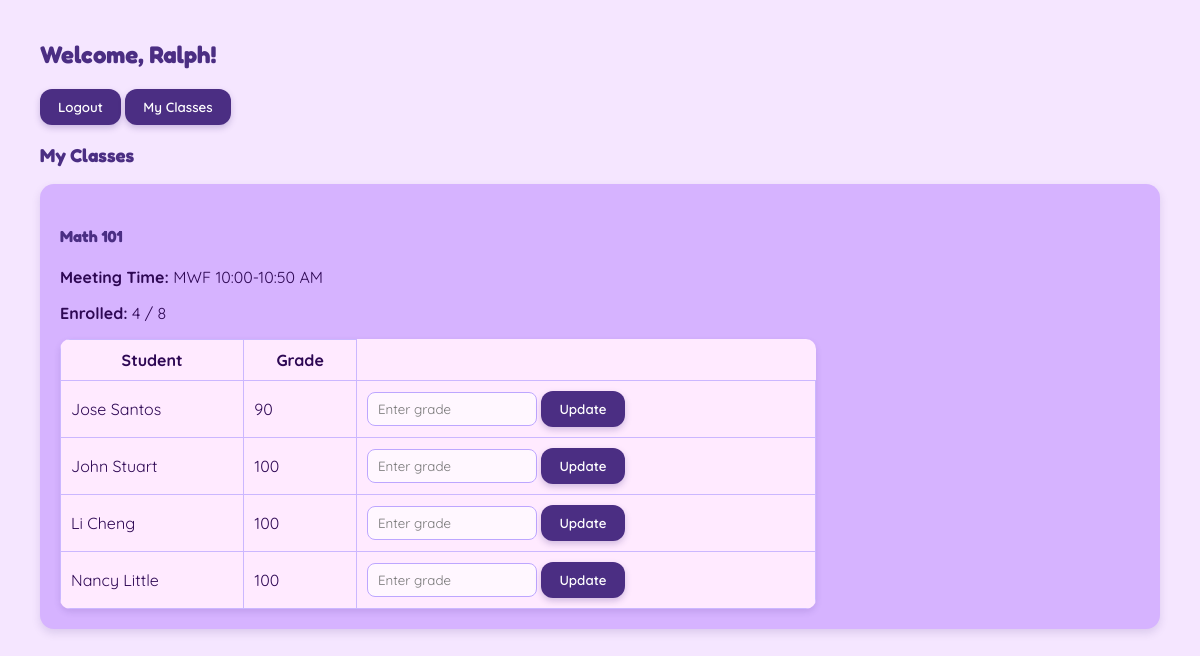
The app's page /teacher/dashboard (signed in) with its own data.
### models.py (models this page shows, shortened)
class User(UserMixin, db.Model):
    __tablename__ = "users"
    id = db.Column(db.Integer, primary_key=True)
    username = db.Column(db.String(80), unique=True, nullable=False)
    email = db.Column(db.String(120), unique=True, nullable=False)
    password = db.Column(db.String(200), nullable=False)
    role = db.Column(db.String(20), nullable=False, default="student")
    first_name = db.Column(db.String(80), nullable=False)
    last_name = db.Column(db.String(80), nullable=False)

class Course(db.Model):
    __tablename__ = "courses"
    id = db.Column(db.Integer, primary_key=True)
    code = db.Column(db.String(20), unique=True, nullable=False)
    meeting_time = db.Column(db.String(50))
    capacity = db.Column(db.Integer, nullable=False, default=30)
    teacher_id = db.Column(db.Integer, db.ForeignKey("users.id"))
    teacher = db.relationship("User", backref = "taught_courses")
    @property
    def enrollment_count(self):
        return len([e for e in self.enrollments if e.status == "active"])

class Enrollment(db.Model):
    __tablename__ = "enrollments"
    id = db.Column(db.Integer, primary_key=True)
    student_id = db.Column(db.Integer, db.ForeignKey("users.id"), nullable=False)
    course_id = db.Column(db.Integer, db.ForeignKey("courses.id"), nullable=False)
    grade = db.Column(db.String(5))
    status = db.Column(db.String(20), nullable=False, default="active")
    student = db.relationship("User", backref="enrollments", foreign_keys=[student_id])
    course = db.relationship("Course", backref="enrollments")

### app.py (the view)
@app.route("/teacher/dashboard")
@login_required
def teacher_dashboard():
    courses = Course.query.filter_by(teacher_id=current_user.id).all()
    course_data = []
    for course in courses:
        enrollments = Enrollment.query.filter_by(course_id=course.id, status="active").all()
        course_data.append({
            "course": course,
            "enrollments": enrollments
        })
    return render_template("teacher_dashboard.html", course_data=course_data)

### app.py (called while the page is built)
@login_manager.user_loader
def load_user(user_id):
    return User.query.get(int(user_id))

### templates/teacher_dashboard.html (shortened to what this page needs)
<!DOCTYPE html>
<html lang="en">
    <head>
        <link rel="stylesheet" href="/static/styles.css">
    </head>
<body>
    <h2>Welcome, {{ current_user.first_name }}!</h2>
    <form action="/logout" method="GET" style="display:inline;">
        <button type="submit">Logout</button>
    </form>
    <button onclick="showTab('my-classes')">My Classes</button>
    <div id="my-classes">
        <h3>My Classes</h3>
        {% for item in course_data %}
        <section>
            <h4>{{ item.course.code}}</h4>
            <p><strong>Meeting Time:</strong> {{ item.course.meeting_time }}</p>
            <p><strong>Enrolled:</strong> {{ item.course.enrollment_count }} / {{ item.course.capacity }}</p>
            <table>
                <tr>
                    <th>Student</th>
                    <th>Grade</th>
                </tr>
                {% for enrollment in item.enrollments %}
                <tr>
                    <td>{{ enrollment.student.first_name }} {{ enrollment.student.last_name }}</td>
                    <td>{{ enrollment.grade or "N/A" }}</td>
                    <td>
                        <form method="POST" action="/teacher/update_grade/{{ enrollment.id }}">
                            <input type="text" name="grade" placeholder="Enter grade">
                            <button type="submit">Update</button>
                        </form>
                    </td>
                </tr>
                {% endfor %}
            </table>
        </section>
        </div>
    {% endfor %}
</body>
</html>

### static/styles.css (style rules this page uses)
body { font-family: 'Quicksand', sans-serif; margin: 40px; background: #f5e6ff; color: #2e0854; }
h1,h2,h3,h4 { font-family: 'Fredoka', sans-serif; color: #4b2e83; }
section { background: #d6b3ff; padding: 20px; margin-bottom: 25px; border-radius: 14px; box-shadow: 0 4px 8px rgba(75, 46, 131, 0.15); }
input { padding: 8px 10px; border-radius: 8px; border: 1px solid #bda6ff; background: #fff7ff; color: #653397; font-family: 'Quicksand', sans-serif; }
button { padding: 10px 18px; border:none; border-radius: 12px; background: #4b2e83; color: white; font-weight: 600; font-family: 'Quicksand', sans-serif; cursor: pointer; transition: 0.25s ease; box-shadow: 0 3px 6px rgba(75, 46, 131, 0.25); }
table { margin-top:15px; border-collapse:collapse; width:70%; background: #ffeaff; border-radius: 10px; overflow: hidden; box-shadow: 0 3px 6px rgba(75, 46, 131, 0.15); }
td,th { border: 1px solid #cbb7ff; padding: 10px; }

### records on screen
User: first_name "Ralph"
Course: course.code "Math 101", course.meeting_time "MWF 10:00-10:50 AM", course.capacity "8"
Enrollment: course.enrollment_count "4", student.first_name "Jose", student.last_name "Santos", grade "90"
Enrollment: student.first_name "John", student.last_name "Stuart", grade "100"
Enrollment: student.first_name "Li", student.last_name "Cheng", grade "100"
Enrollment: student.first_name "Nancy", student.last_name "Little", grade "100"
